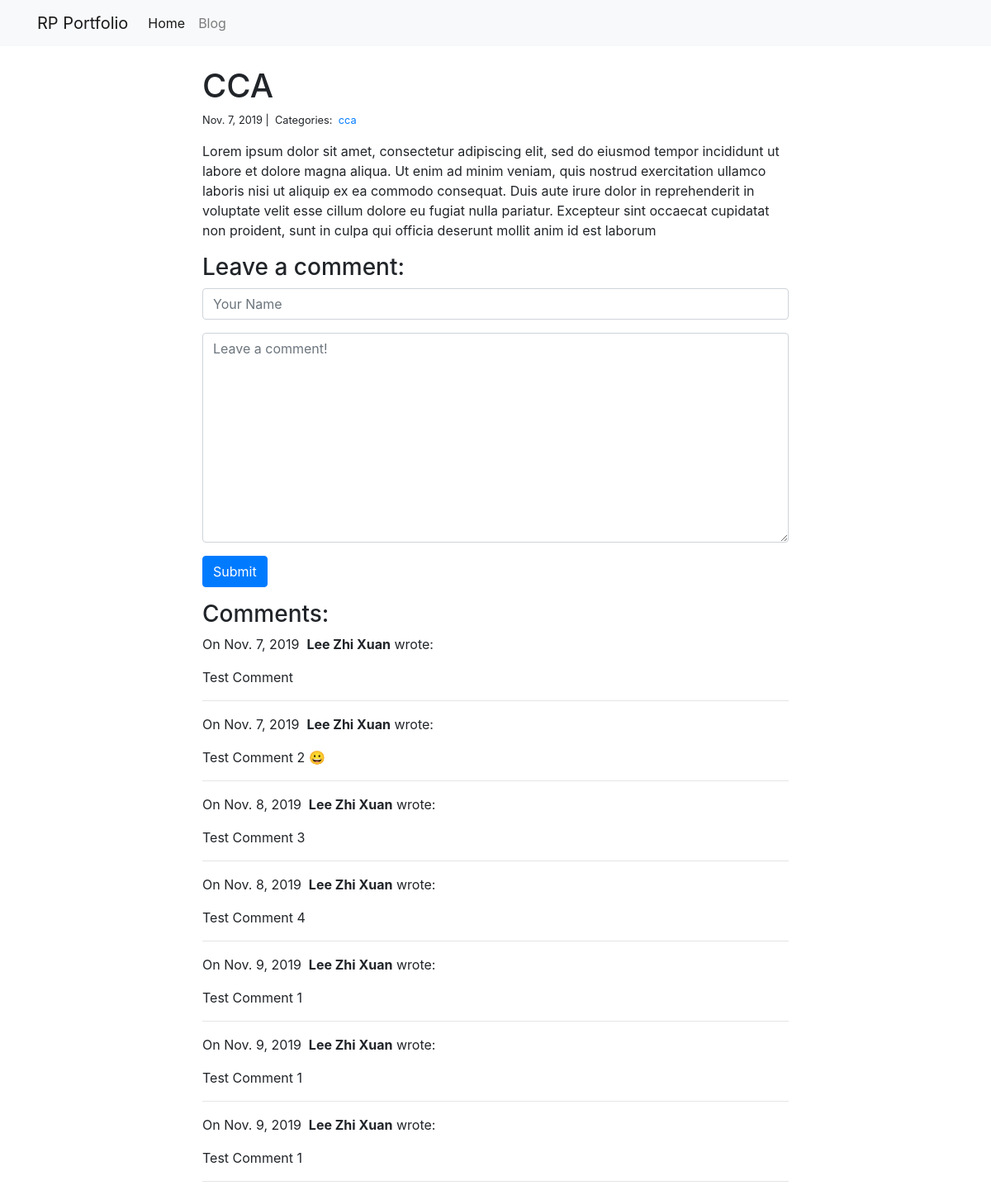
The page /blog/3/ on the database as committed earlier.
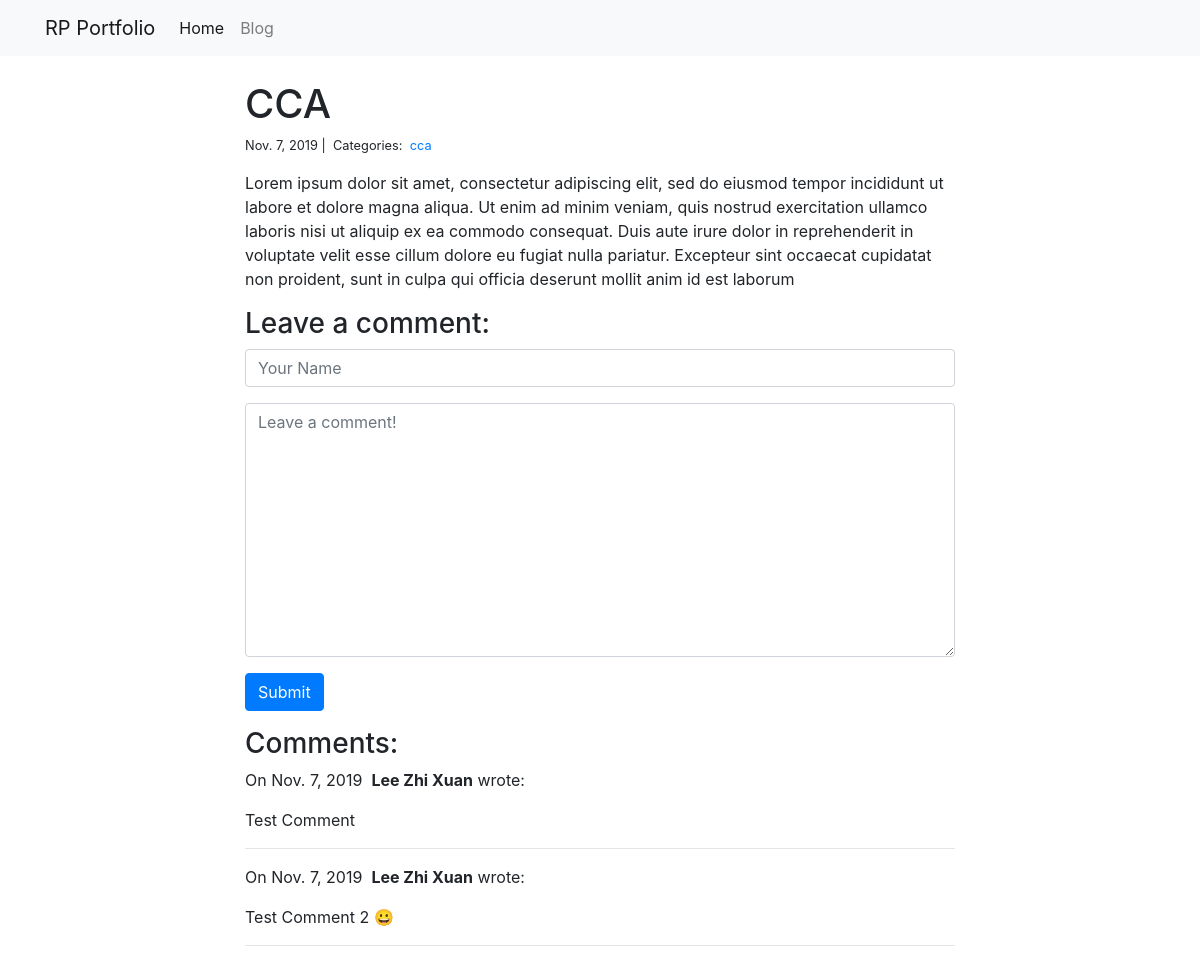
The same page on the database as committed later.
### blog/models.py (models this page shows)
class Post(models.Model):
    title = models.CharField(max_length=255)
    body = models.TextField()
    created_on = models.DateTimeField(auto_now_add=True)
    last_modified = models.DateTimeField(auto_now=True)
    categories = models.ManyToManyField("Category", related_name="posts")

class Category(models.Model):
    name = models.CharField(max_length=20)

class Comment(models.Model):
    author = models.CharField(max_length=60)
    body = models.TextField()
    created_on = models.DateTimeField(auto_now_add=True)
    post = models.ForeignKey("Post", on_delete=models.CASCADE)

### blog/views.py (the view, shortened to what this page needs)
# urls.py: path("<int:pk>/", views.blog_detail, name="blog_detail"),
def blog_detail(request, pk):
    post = Post.objects.get(pk=pk)
    comments = Comment.objects.filter(post=post)
    form = CommentForm()
    context = {"post": post, "comments": comments, "form": form}
    return render(request, "blog_detail.html", context)

### blog/forms.py
class CommentForm(forms.Form):
    author = forms.CharField(
        max_length=60,
        widget=forms.TextInput(attrs={
            "class": "form-control",
            "placeholder": "Your Name"
        })
    )
    body = forms.CharField(widget=forms.Textarea(
        attrs={
            "class": "form-control",
            "placeholder": "Leave a comment!"
        })
    )

### blog/templates/blog_detail.html (shortened to what this page needs)
{% extends "base.html" %}
{% block page_content %}
<br />
<div class="col-md-8 offset-md-2">
    <h1>{{ post.title }}</h1>
    <small>
        {{ post.created_on.date }} |&nbsp;
        Categories:&nbsp;
        {% for category in post.categories.all %}
        <a href="{% url 'blog_category' category.name %}">
            {{ category.name }}
        </a>&nbsp;
        {% endfor %}
    </small>
    <p>{{ post.body | linebreaks }}</p>
    <h3>Leave a comment:</h3>
    <form action="/blog/{{ post.pk }}/" method="post">
        <div class="form-group">
            {{ form.author }}
        </div>
        <div class="form-group">
            {{ form.body }}
        </div>
        <button type="submit" class="btn btn-primary">Submit</button>
    </form>
    <h3>Comments:</h3>
    {% for comment in comments %}
    <p>
        On {{comment.created_on.date }}&nbsp;
        <b>{{ comment.author }}</b> wrote:
    </p>
    <p>{{ comment.body }}</p>
    <hr>
    {% endfor %}
</div>
{% endblock %}

### personal_portfolio/templates/base.html (shortened to what this page needs)
<link rel="stylesheet" href="https://stackpath.bootstrapcdn.com/bootstrap/4.1.3/css/bootstrap.min.css">
<nav class="navbar navbar-expand-lg navbar-light bg-light">
    <div class="container">
        <a class="navbar-brand" href="{% url 'project_index' %}">RP Portfolio</a>
        <div class="collapse navbar-collapse" id="navbarSupportedContent">
          <ul class="navbar-nav mr-auto">
            <li class="nav-item active">
              <a class="nav-link" href="{% url 'project_index' %}">Home</a>
            </li>
            <li class="nav-item">
              <a class="nav-link" href="{% url 'blog_index' %}">Blog</a>
            </li>
          </ul>
        </div>
    </div>
</nav>
<div class="container">
    {% block page_content %}{% endblock %}
</div>

Rows that differ between the two databases and show on the page:
removed Comment: created_on "Nov. 8, 2019", author "Lee Zhi Xuan", body "Test Comment 3"
removed Comment: created_on "Nov. 8, 2019", author "Lee Zhi Xuan", body "Test Comment 4"
removed Comment: created_on "Nov. 9, 2019", author "Lee Zhi Xuan", body "Test Comment 1"
removed Comment: created_on "Nov. 9, 2019", author "Lee Zhi Xuan", body "Test Comment 1"
removed Comment: created_on "Nov. 9, 2019", author "Lee Zhi Xuan", body "Test Comment 1"
